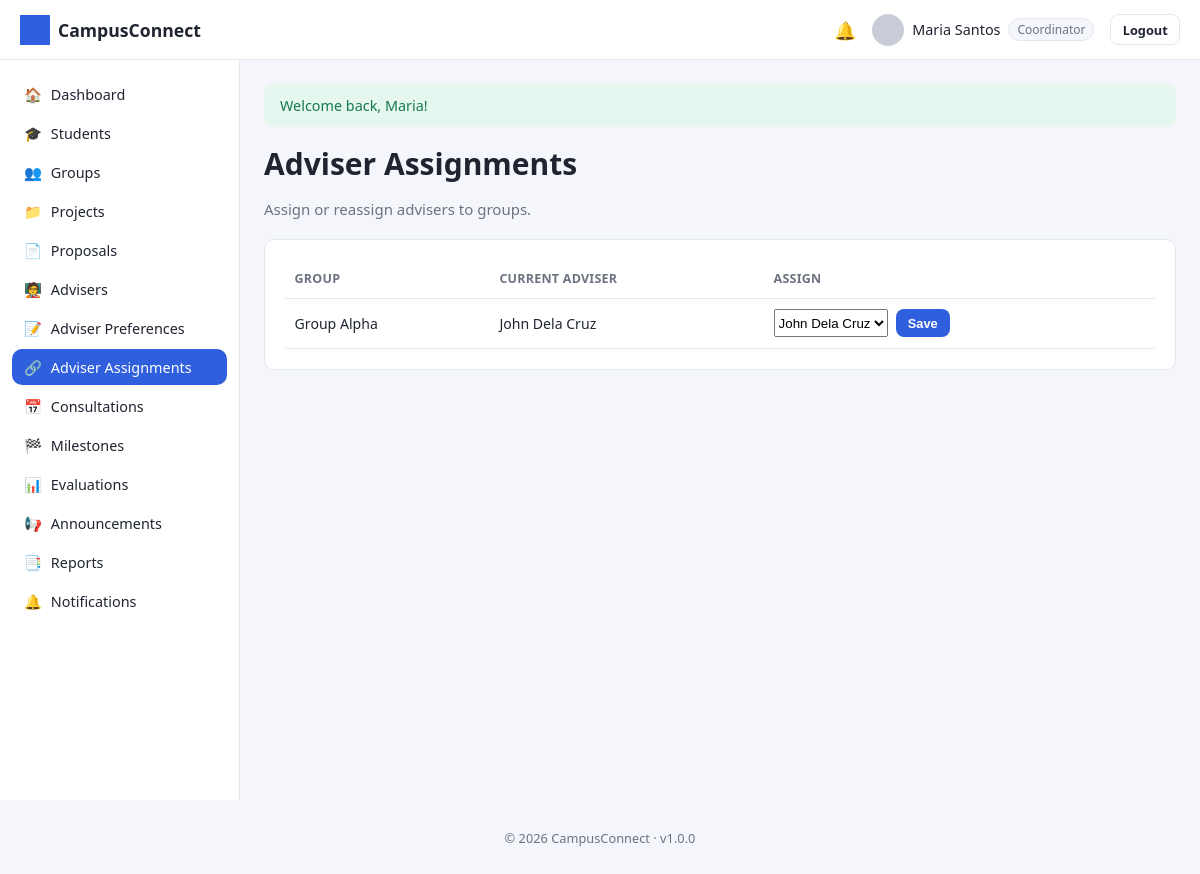
/coordinator/adviser_assignments.php (signed in), run on the app's committed database.
### tables this page shows
CREATE TABLE users (
    user_id INT AUTO_INCREMENT PRIMARY KEY,
    role_id INT NOT NULL,
    id_number VARCHAR(50) UNIQUE,
    first_name VARCHAR(100) NOT NULL,
    last_name VARCHAR(100) NOT NULL,
    email VARCHAR(150) NOT NULL UNIQUE,
    password_hash VARCHAR(255) NOT NULL,
    program VARCHAR(150) DEFAULT NULL,
    department VARCHAR(150) DEFAULT NULL,
    profile_photo VARCHAR(255) DEFAULT 'default-profile.png',
    contact_number VARCHAR(30) DEFAULT NULL,
    status ENUM('active','inactive','suspended') DEFAULT 'active',
    remember_token VARCHAR(255) DEFAULT NULL,
    reset_token VARCHAR(255) DEFAULT NULL,
    reset_token_expires DATETIME DEFAULT NULL,
    created_at TIMESTAMP DEFAULT CURRENT_TIMESTAMP,
    updated_at TIMESTAMP DEFAULT CURRENT_TIMESTAMP ON UPDATE CURRENT_TIMESTAMP,
    FOREIGN KEY (role_id) REFERENCES roles(role_id)
);

CREATE TABLE `groups` (
    group_id INT AUTO_INCREMENT PRIMARY KEY,
    group_name VARCHAR(150) NOT NULL,
    group_code VARCHAR(20) UNIQUE,
    leader_id INT NOT NULL,
    adviser_id INT DEFAULT NULL,
    status ENUM('forming','active','disbanded') DEFAULT 'forming',
    created_at TIMESTAMP DEFAULT CURRENT_TIMESTAMP,
    FOREIGN KEY (leader_id) REFERENCES users(user_id),
    FOREIGN KEY (adviser_id) REFERENCES users(user_id)
);

### includes/functions.php (called while the page is built, shortened)
<?php
function e(?string $value): string
{
    return htmlspecialchars($value ?? '', ENT_QUOTES, 'UTF-8');
}
function isLoggedIn(): bool
{
    return !empty($_SESSION['user_id']);
}
function currentRoleId(): ?int
{
    return $_SESSION['role_id'] ?? null;
}
function currentRoleName(): ?string
{
    $roleId = currentRoleId();
    return $roleId ? (ROLE_NAMES[$roleId] ?? null) : null;
}
function currentUser(): ?array
{
    $stmt = getDB()->prepare('SELECT * FROM users WHERE user_id = ? LIMIT 1');
    $stmt->execute([$_SESSION['user_id']]);
    $user = $stmt->fetch() ?: null;
    return $user;
}

### config/database.php (called while the page is built, shortened)
<?php
function getDB(): PDO
{
    static $pdo = null;
    if ($pdo === null) {
        $dsn = 'mysql:host=' . DB_HOST . ';dbname=' . DB_NAME . ';charset=' . DB_CHARSET;
        $options = [
            PDO::ATTR_ERRMODE            => PDO::ERRMODE_EXCEPTION,
            PDO::ATTR_DEFAULT_FETCH_MODE => PDO::FETCH_ASSOC,
            PDO::ATTR_EMULATE_PREPARES   => false,
        ];
        try {
            $pdo = new PDO($dsn, DB_USER, DB_PASS, $options);
        } catch (PDOException $e) {
            error_log('Database connection failed: ' . $e->getMessage());
            die('Database connection failed. Please try again later or contact the administrator.');
        }
    }
    return $pdo;
}

### coordinator/adviser_assignments.php (the view, shortened to what this page needs)
<?php
require_once __DIR__ . '/../config/database.php';
require_once __DIR__ . '/../includes/functions.php';
$db = getDB();
$groups = $db->query("SELECT g.*, u.first_name AS adviser_first, u.last_name AS adviser_last
    FROM `groups` g LEFT JOIN users u ON u.user_id = g.adviser_id ORDER BY g.group_name")->fetchAll();
$advisers = $db->query('SELECT user_id, first_name, last_name FROM users WHERE role_id = ' . ROLE_ADVISER . ' ORDER BY last_name')->fetchAll();
include __DIR__ . '/../includes/header.php';
?>
<div class="page-header"><div><h1>Adviser Assignments</h1><p>Assign or reassign advisers to groups.</p></div></div>
<div class="card">
    <table>
        <thead><tr><th>Group</th><th>Current Adviser</th><th>Assign</th></tr></thead>
        <tbody>
        <?php foreach ($groups as $g): ?>
        <tr>
            <td><?= e($g['group_name']) ?></td>
            <td><?= $g['adviser_id'] ? e($g['adviser_first'] . ' ' . $g['adviser_last']) : '<span class="stat-label">Unassigned</span>' ?></td>
            <td>
                <form method="POST" style="display:flex; gap:.5rem;">
                    <select name="adviser_id">
                        <?php foreach ($advisers as $a): ?>
                        <option value="<?= (int)$a['user_id'] ?>" <?= $g['adviser_id'] == $a['user_id'] ? 'selected' : '' ?>><?= e($a['first_name'] . ' ' . $a['last_name']) ?></option>
                        <?php endforeach; ?>
                    </select>
                    <button type="submit" class="btn btn-sm btn-primary">Save</button>
                </form>
            </td>
        </tr>
        <?php endforeach; ?>
        </tbody>
    </table>
</div>
<?php include __DIR__ . '/../includes/footer.php'; ?>

### includes/navbar.php (shortened to what this page needs)
<?php
$navUser = currentUser();
$unread  = $navUser ? unreadNotificationCount((int) $navUser['user_id']) : 0;
$roleName = currentRoleName();
?>
<header class="navbar">
    <div class="navbar-brand">
        <img src="<?= BASE_URL ?>/assets/images/logo.png" alt="<?= e(APP_NAME) ?>" class="navbar-logo">
        <span><?= e(APP_NAME) ?></span>
    </div>
    <div class="navbar-right">
        <a class="navbar-icon" href="<?= BASE_URL ?>/<?= e($roleName) ?>/notifications<?= $roleName === 'student' ? '/index.php' : '.php' ?>" title="Notifications">
            🔔<?php if ($unread > 0): ?><span class="badge-dot"><?= $unread ?></span><?php endif; ?>
        </a>
        <div class="navbar-user">
            <img src="<?= BASE_URL ?>/assets/images/<?= e($navUser['profile_photo'] ?? 'default-profile.png') ?>" class="navbar-avatar" alt="Profile">
            <span><?= e(($navUser['first_name'] ?? '') . ' ' . ($navUser['last_name'] ?? '')) ?></span>
            <span class="role-tag"><?= e(ucfirst($roleName ?? '')) ?></span>
        </div>
        <a class="btn btn-sm btn-outline" href="<?= BASE_URL ?>/logout.php">Logout</a>
    </div>
</header>

### assets/css/style.css (style rules this page uses)
:root { --primary: #2f5fdd; --primary-dark: #23439e; --success: #1fa971; --danger: #e0413a; --warning: #e0a13a; --info: #3aa9e0; --secondary: #6b7280; --bg: #f4f6fb; --card-bg: #ffffff; --border: #e3e7ef; --text: #1f2430; --text-muted: #6b7280; --sidebar-width: 240px; --navbar-height: 60px; --radius: 10px; }
* { box-sizing: border-box; }
body { margin: 0; font-family: 'Segoe UI', Roboto, Helvetica, Arial, sans-serif; background: var(--bg); color: var(--text); font-size: 15px; }
a { color: var(--primary); text-decoration: none; }
h1, h2, h3, h4 { margin: 0 0 .5em; font-weight: 600; }
.app-shell { padding-top: var(--navbar-height); }
.navbar { position: fixed; top: 0; left: 0; right: 0; height: var(--navbar-height); background: var(--card-bg); border-bottom: 1px solid var(--border); display: flex; align-items: center; justify-content: space-between; padding: 0 1.25rem; z-index: 100; }
.navbar-brand { display: flex; align-items: center; gap: .5rem; font-weight: 700; font-size: 1.1rem; }
.navbar-logo { height: 30px; width: 30px; object-fit: contain; }
.navbar-right { display: flex; align-items: center; gap: 1rem; }
.navbar-icon { position: relative; font-size: 1.1rem; }
.navbar-user { display: flex; align-items: center; gap: .5rem; font-size: .9rem; }
.navbar-avatar { width: 32px; height: 32px; border-radius: 50%; object-fit: cover; }
.role-tag { background: var(--bg); border: 1px solid var(--border); border-radius: 20px; padding: 2px 8px; font-size: .75rem; color: var(--text-muted); }
.btn { display: inline-block; padding: .6rem 1.1rem; border-radius: 8px; border: 1px solid transparent; font-size: .9rem; font-weight: 600; cursor: pointer; text-align: center; }
.btn-sm { padding: .35rem .7rem; font-size: .8rem; }
.btn-primary { background: var(--primary); color: #fff; }
.btn-outline { background: transparent; border-color: var(--border); color: var(--text); }
.card { background: var(--card-bg); border: 1px solid var(--border); border-radius: var(--radius); padding: 1.25rem; margin-bottom: 1.25rem; }
table { width: 100%; border-collapse: collapse; font-size: .88rem; }
th, td { text-align: left; padding: .65rem .6rem; border-bottom: 1px solid var(--border); }
th { color: var(--text-muted); font-weight: 600; font-size: .78rem; text-transform: uppercase; letter-spacing: .02em; }
.page-header { display: flex; align-items: center; justify-content: space-between; margin-bottom: 1.25rem; flex-wrap: wrap; gap: .75rem; }
.page-header p { color: var(--text-muted); margin: .2rem 0 0; }

### data on the page
users: profile_photo (placeholder picture), first_name+last_name "Maria Santos"
groups: group_name "Group Alpha", adviser.last_name "John Dela Cruz", adviser_id "John Dela Cruz"

### other printed values
APP_NAME "CampusConnect"
$roleName "Coordinator"
$icon "🏠"
$label "Dashboard"
$icon "🎓"
$label "Students"
$icon "👥"
$label "Groups"
$icon "📁"
$label "Projects"
$icon "📄"
$label "Proposals"
$icon "🧑‍🏫"
$label "Advisers"
$icon "📝"
